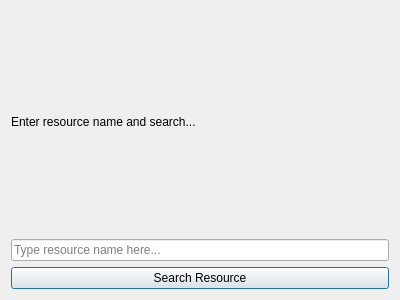
<?xml version="1.0" encoding="UTF-8"?>
<ui version="4.0">
 <class>SearchDialog</class>
 <widget class="QDialog" name="SearchDialog">
  <property name="geometry">
   <rect>
    <x>0</x>
    <y>0</y>
    <width>400</width>
    <height>300</height>
   </rect>
  </property>
  <property name="windowTitle">
   <string>Search Resource</string>
  </property>
  <layout class="QVBoxLayout" name="verticalLayout">
   <item>
    <widget class="QLabel" name="lblStatus">
     <property name="text">
      <string>Enter resource name and search...</string>
     </property>
    </widget>
   </item>
   <item>
    <widget class="QLineEdit" name="txtResourceName">
     <property name="placeholderText">
      <string>Type resource name here...</string>
     </property>
    </widget>
   </item>
   <item>
    <widget class="QPushButton" name="btnSearch">
     <property name="text">
      <string>Search Resource</string>
     </property>
    </widget>
   </item>
  </layout>
 </widget>
 <resources/>
 <connections/>
</ui>
